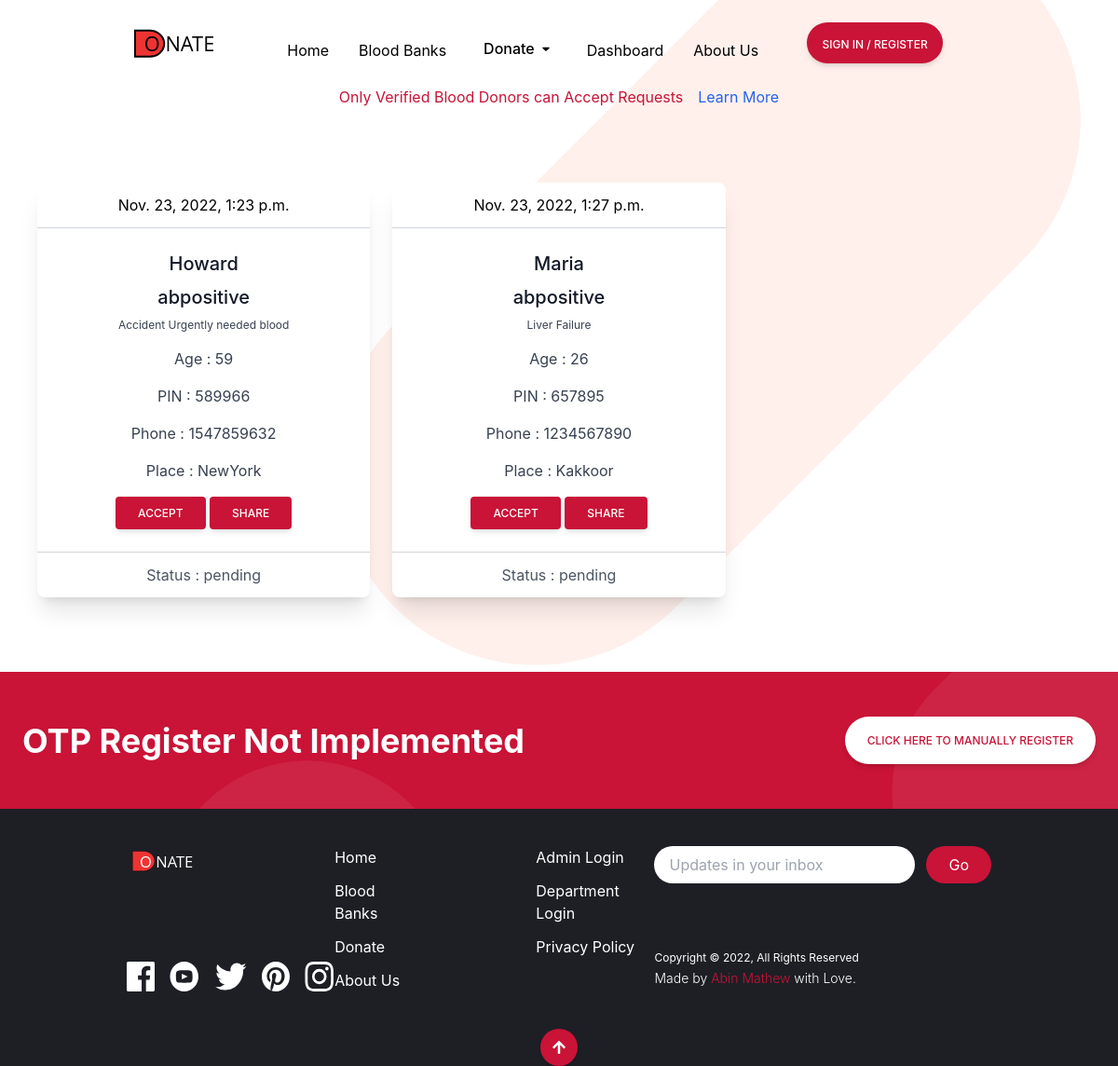
/urgently_needed/, run on the app's committed database.
### user/models.py (models this page shows, shortened)
class ReqBlood (models.Model):
    user = models.ForeignKey(Donor, on_delete=models.CASCADE)
    fullname = models.CharField(max_length=50)
    age = models.CharField(max_length=2)
    place = models.CharField(max_length=50)
    pin = models.CharField(max_length=6)
    mob = models.CharField(max_length=15, null=True)
    description = models.CharField(max_length=200)
    bloodgroup = models.CharField(max_length=10)
    pic = models.FileField(null=True)
    status = models.CharField(max_length=40, null=True)
    date = models.DateTimeField(auto_now_add=True)

### guest/views.py (the view)
# urls.py: path('urgently_needed/', views.guest_donate_blood, name='guest_view_posts'),
def guest_donate_blood(request):
    reqblood = ReqBlood.objects.all
    return render(request, 'donate_blood.html', locals())

### templates/donate_blood.html (shortened to what this page needs)
{% extends 'base.html' %}
{% block content %}
<div class="flex justify-center">
  <p class="text-brightRed">Only Verified Blood Donors can Accept Requests</p>
  <a href="" class="text-blue-600 ml-4 hover:text-blue-500">Learn More</a>
</div>
<div class="px-10 py-20">
    <div class="grid grid-cols-1 sm:grid-cols-2 md:grid-cols-3 gap-x-6 gap-y-10">
        {% for i in reqblood %}
        <div class="flex justify-center">
            <div class="block rounded-lg shadow-xl bg-white w-full text-center">
              <div class="py-3 px-6 border-b border-gray-300">
                {{i.date}}
              </div>
              <div class="p-6">
                <p class="text-gray-900 text-xl font-medium mb-2">{{i.fullname}}</p>
                <p class="text-gray-900 text-xl font-medium mb-2">{{i.bloodgroup}}</p>
                <p class="text-gray-700 text-xs mb-4">
                  {{i.description}}
                </p>
                <p class="text-gray-700 text-base mb-4">
                  Age : {{i.age}}
                </p>
                <p class="text-gray-700 text-base mb-4">
                  PIN : {{i.pin}}
                </p>
                <p class="text-gray-700 text-base mb-4">
                  Phone : {{i.mob}}
                </p>
                <p class="text-gray-700 text-base mb-4">
                  Place : {{i.place}}
                </p>
                <button type="button" class=" inline-block px-6 py-2.5 bg-brightRed text-white font-medium text-xs leading-tight uppercase rounded shadow-md hover:bg-brightRedLight hover:shadow-lg focus:bg-blue-700 focus:shadow-lg focus:outline-none focus:ring-0 active:bg-blue-800 active:shadow-lg transition duration-150 ease-in-out">Accept</button>
                <button type="button" class=" inline-block px-6 py-2.5 bg-brightRed text-white font-medium text-xs leading-tight uppercase rounded shadow-md hover:bg-brightRedLight hover:shadow-lg focus:bg-blue-700 focus:shadow-lg focus:outline-none focus:ring-0 active:bg-blue-800 active:shadow-lg transition duration-150 ease-in-out">Share</button>
              </div>
              <div class="py-3 px-6 border-t border-gray-300 text-gray-600">
                Status : {{i.status}}
              </div>
            </div>
        </div>
        {% endfor %}
    </div>
</div>
{% endblock %}

### data on the page
ReqBlood: date "Nov. 23, 2022, 1:23 p.m.", fullname "Howard", bloodgroup "abpositive", description "Accident Urgently needed blood", age "59", pin "589966", mob "1547859632", place "NewYork", status "pending"
ReqBlood: date "Nov. 23, 2022, 1:27 p.m.", fullname "Maria", bloodgroup "abpositive", description "Liver Failure", age "26", pin "657895", mob "1234567890", place "Kakkoor", status "pending"
